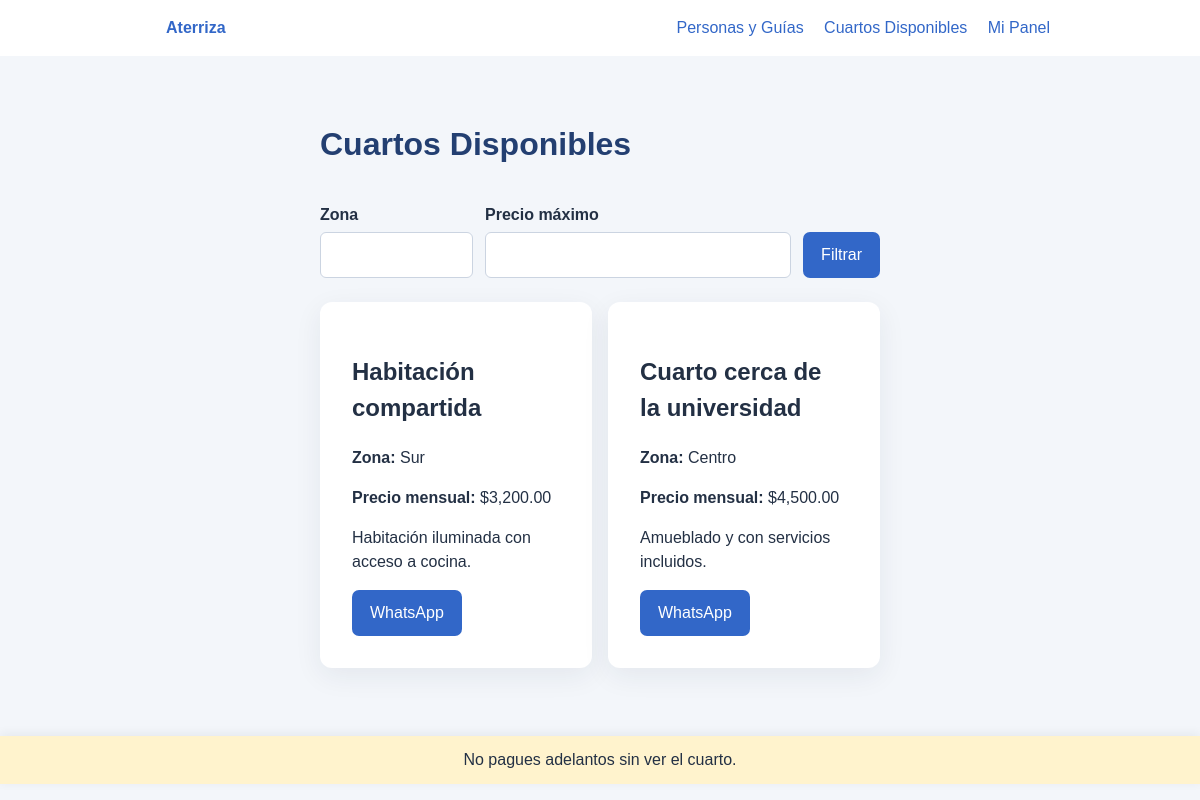
Page /cuartos_foraneo.php (signed in) on the committed database.
### tables this page shows
CREATE TABLE cuartos (
    id INT AUTO_INCREMENT PRIMARY KEY,
    usuario_id INT NOT NULL,
    titulo VARCHAR(150) NOT NULL,
    zona VARCHAR(100) NOT NULL,
    precio DECIMAL(10, 2) NOT NULL,
    descripcion TEXT NOT NULL,
    whatsapp VARCHAR(20) NOT NULL,
    FOREIGN KEY (usuario_id) REFERENCES usuarios(id)
);

### public/cuartos_foraneo.php (the view, shortened to what this page needs)
<?php
require __DIR__ . '/../config/db.php';
$zona = isset($_GET['zona']) && is_string($_GET['zona']) ? trim($_GET['zona']) : '';
$precioFiltro = isset($_GET['precio']) && is_string($_GET['precio']) ? trim($_GET['precio']) : '';
$sql = 'SELECT titulo, zona, precio, descripcion, whatsapp FROM cuartos WHERE 1=1';
$params = [];
$sql .= ' ORDER BY id DESC';
$stmt = $pdo->prepare($sql);
$stmt->execute($params);
$cuartos = $stmt->fetchAll(PDO::FETCH_ASSOC);
$esc = static fn($valor) => htmlspecialchars((string) $valor, ENT_QUOTES, 'UTF-8');
?>
<!doctype html>
<html lang="es">
<head>
    <link rel="stylesheet" href="style.css">
</head>
<body>
<nav>
    <a href="panel_foraneo.php"><strong>Aterriza</strong></a>
    <div>
        <a href="explorar_foraneo.php">Personas y Guías</a>
        <a href="cuartos_foraneo.php">Cuartos Disponibles</a>
        <a href="panel_foraneo.php">Mi Panel</a>
    </div>
</nav>
<main class="page-wide">
    <h1>Cuartos Disponibles</h1>
    <form class="filters" method="get">
        <div>
            <label for="zona">Zona</label>
            <input id="zona" name="zona" value="<?= $esc($zona) ?>">
        </div>
        <div>
            <label for="precio">Precio máximo</label>
            <input id="precio" name="precio" type="number" min="0" step="0.01" value="<?= $esc($precioFiltro) ?>">
        </div>
        <button type="submit">Filtrar</button>
    </form>
    <?php if (!$cuartos): ?>
        <p>No se encontraron cuartos con esos filtros.</p>
    <?php else: ?>
        <div class="grid">
            <?php foreach ($cuartos as $cuarto): ?>
                <?php $whatsapp = preg_replace('/\D+/', '', $cuarto['whatsapp']); ?>
                <section class="card">
                    <h2><?= $esc($cuarto['titulo']) ?></h2>
                    <p><strong>Zona:</strong> <?= $esc($cuarto['zona']) ?></p>
                    <p><strong>Precio mensual:</strong> $<?= number_format((float) $cuarto['precio'], 2) ?></p>
                    <p><?= $esc($cuarto['descripcion']) ?></p>
                    <a class="button contact" href="https://wa.me/<?= $esc($whatsapp) ?>" target="_blank" rel="noopener">WhatsApp</a>
                </section>
            <?php endforeach; ?>
        </div>
    <?php endif; ?>
    <p class="safety-note">No pagues adelantos sin ver el cuarto.</p>
</main>
</body>
</html>

### public/style.css (style rules this page uses)
* { box-sizing: border-box; }
body { margin: 0; color: #233044; background: #f3f6fa; font: 16px/1.5 Arial, sans-serif; }
nav { display: flex; justify-content: space-between; align-items: center; padding: 16px max(5%, calc((100% - 900px) / 2)); background: #fff; }
nav a { margin-left: 16px; }
a { color: #3267c8; text-decoration: none; }
main { width: min(100% - 32px, 560px); margin: 64px auto; }
.page-wide { max-width: 900px; }
.grid { display: grid; grid-template-columns: repeat(auto-fit, minmax(230px, 1fr)); gap: 16px; }
.contact { background: #23834b; }
.filters { display: grid; grid-template-columns: 1fr 2fr auto; align-items: end; gap: 12px; margin-bottom: 24px; }
.safety-note { position: fixed; z-index: 1; right: 0; bottom: 0; left: 0; padding: 12px 16px; color: #233044; background: #fff3cd; text-align: center; box-shadow: 0 -2px 10px #23304412; }
.card { padding: 32px; background: #fff; border-radius: 12px; box-shadow: 0 8px 28px #23304412; }
h1 { margin-top: 0; color: #233f71; }
.button, button { display: inline-block; padding: 11px 18px; color: #fff; background: #3267c8; border: 0; border-radius: 7px; font: inherit; cursor: pointer; }
label { display: block; margin: 14px 0 5px; font-weight: bold; }
input, select, textarea { width: 100%; padding: 10px; border: 1px solid #cbd4e1; border-radius: 6px; font: inherit; }

### rows in the picture
cuartos: titulo "Habitación compartida", zona "Sur", precio "3,200.00", descripcion "Habitación iluminada con acceso a cocina."
cuartos: titulo "Cuarto cerca de la universidad", zona "Centro", precio "4,500.00", descripcion "Amueblado y con servicios incluidos."
